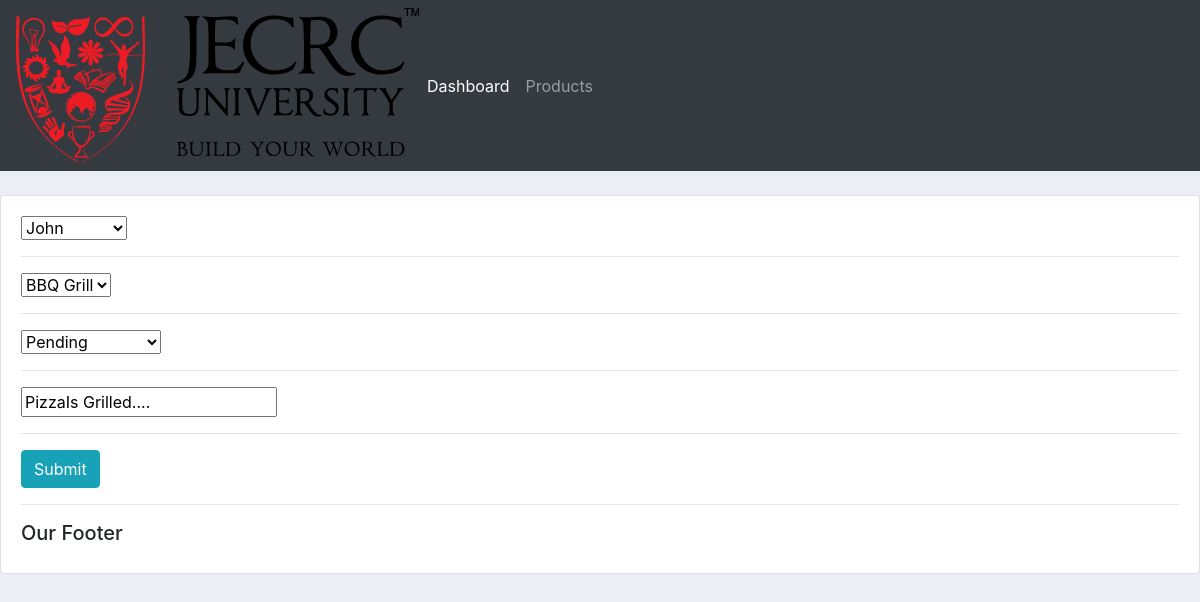
/update_order/4, run on the app's committed database.
### accounts/models.py (models this page shows, shortened)
class Order(models.Model):
    STATUS = (
        ('Pending','Pending'),
        ('Out for delivery', 'Out for delivery'),
        ('Delivered','Delivered')
    )
    customer = models.ForeignKey(Customer, null=True, on_delete=models.SET_NULL)
    product =  models.ForeignKey(Product, null=True, on_delete=models.SET_NULL)
    date_created = models.DateTimeField(auto_now_add=True, null=True)
    status = models.CharField(max_length=200, null=True, choices=STATUS)
    note = models.CharField(max_length=200,null=True)

### accounts/views.py (the view)
# urls.py: path('update_order/<str:pk>',views.updateOrder,name="update_order"),
def updateOrder(request,pk):
    order=Order.objects.get(id=pk)
    form = OrderForm(instance=order)
    if request.method=='POST':
        form = OrderForm(request.POST,instance=order)
        if form.is_valid():
            form.save()
            return redirect('/')
    context={'form':form}
    return render(request,'accounts/order_form.html',context)

### accounts/forms.py
class OrderForm(ModelForm):
    class Meta:
        model = Order
        fields = '__all__'

### accounts/models.py (called while the page is built)
    def __str__(self):
        return self.name

    def __str__(self):
        return self.name

### accounts/templates/accounts/order_form.html (shortened to what this page needs)
{% extends 'accounts/main.html' %}
{% load static %}
{% block content %}
<br>
<div class="row">
	<div class="col-md">
		<div class="card card-body">
            <form action="" method="POST">
                {% for field in form %}
                    {{field}}
                    <hr>
                {% endfor %}
                <input class="btn btn-small btn-info" type="submit" name="Submit">
            </form>
        <div>
    <div>
<div>
{% endblock %}

### static/css/main.css (style rules this page uses)
body { background-color: #ebeff5; }

### data on the page
Order: form "John" "BBQ Grill" "Pending" "PizzaIs Grilled...."
